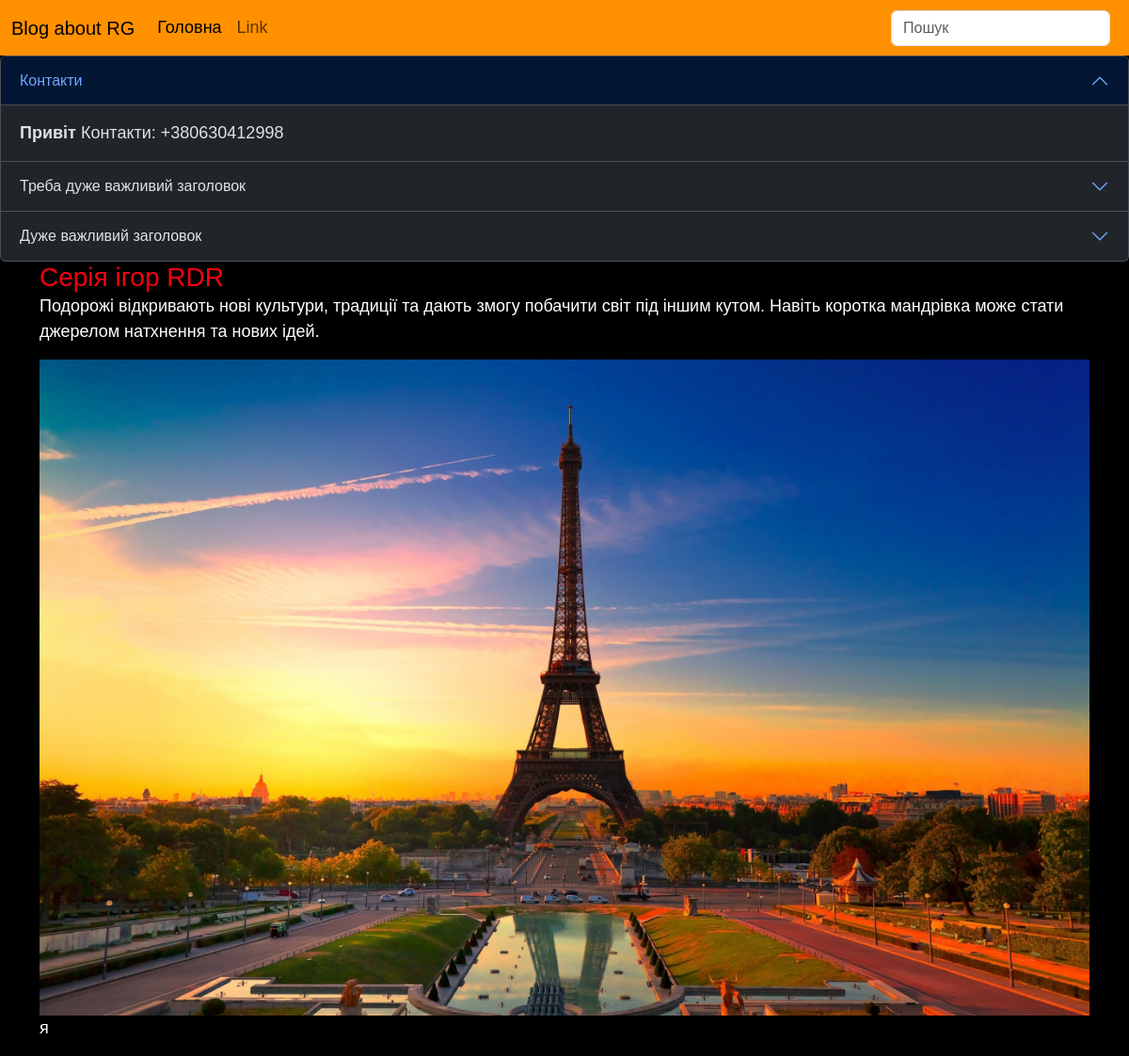
Page /article/5 on the committed database.
### tables this page shows
CREATE TABLE articles (
    id  INTEGER PRIMARY KEY AUTOINCREMENT,
    title TEXT NOT NULL,
    text TEXT,
    author TEXT NOT NULL,
    image TEXT,
    created TEXT DEFAULT CURRENT_TIMESTAMP,
    category_id INTEGER REFERENCES categories(id)       
);

### app.py (the view)
@app.route("/article/<int:article_id>")
def article_page(article_id):
    article = get_article(article_id)
    return render_template("article_page.html", article=article)

### sql_scripts.py (called while the page is built)
def get_article(article_id):
    conn = sqlite3.connect('blog.db')
    cursor = conn.cursor()
    cursor.execute("SELECT * FROM articles WHERE id = ?", [article_id,])
    articles = cursor.fetchone()
    conn.close()
    return articles

### templates/article_page.html
{% extends 'base.html' %}
{% block content %}
<h3 class="card-title">{{article[1]}}</h3>
<p class="card-text">{{article[2]}}</p>
<img src="{{ url_for('static', filename=article[4])}} " class="card-img-top" alt="...">
<p class="card-text">{{article[3]}}</p>
{% endblock content %}

### static/style.css (style rules this page uses)
body { background: rgb(32, 32, 32); color: white; font-size: large; font-family: Arial, Helvetica, sans-serif ; }

### templates/base.html (style rules this page uses)
p { color: rgb(255, 255, 255); }
body { background: rgb(0, 0, 0); color: rgb(255, 0, 17); }

### rows in the picture
articles: title "Серія ігор RDR", text "Подорожі відкривають нові культури, традиції та дають змогу побачити світ під іншим кутом. Навіть коротка мандрівка може стати джерелом натхнення та нових ідей.", image (picture), author "я"
